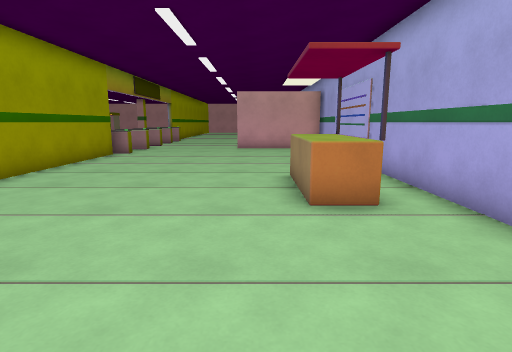
View 1 (above)

18 first-person views from a walk through a level from a Godot 3-D game. The camera is 1.4 m above the floor, tilts 10° down and sees 80° across. The floor is counted in squares, 1 m on a side. Each view is taken from the middle of a square. On the plan, view 1 faces up. The plan holds only what a view shows up to about 14 squares ahead; the rest is blank. Door leaves are left out where a doorway can be walked through.

View 2
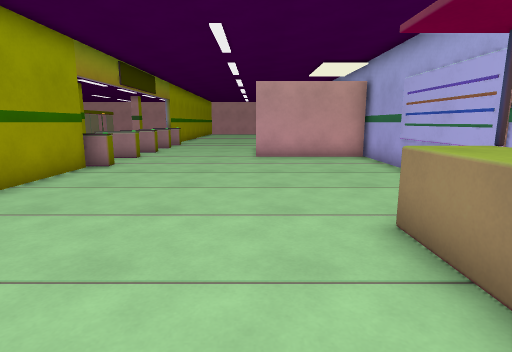

View 3
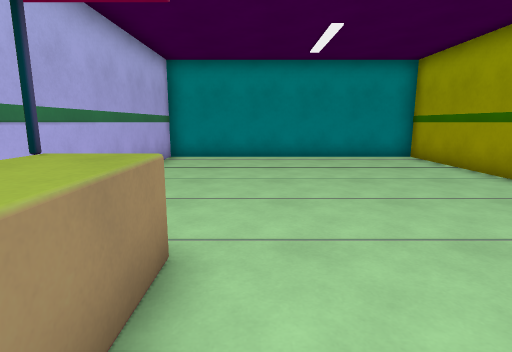

View 4
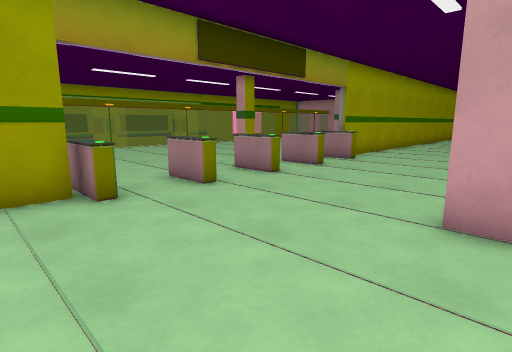

View 5
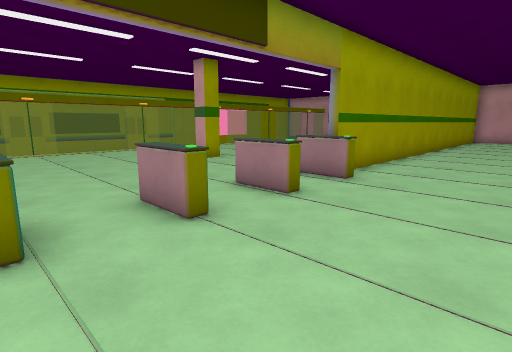

View 6
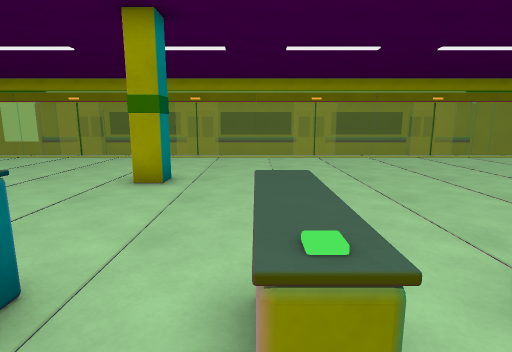

View 7
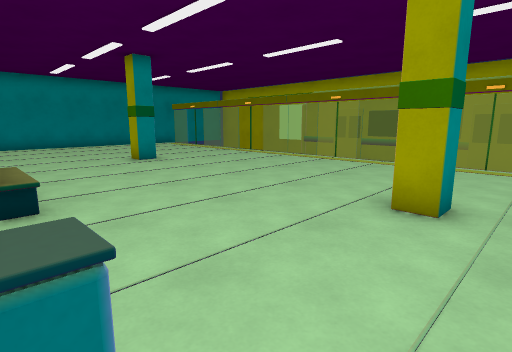

View 8
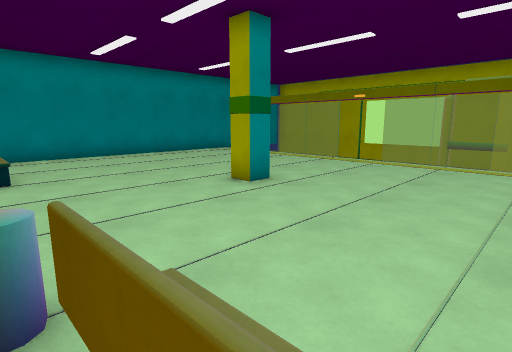

View 9
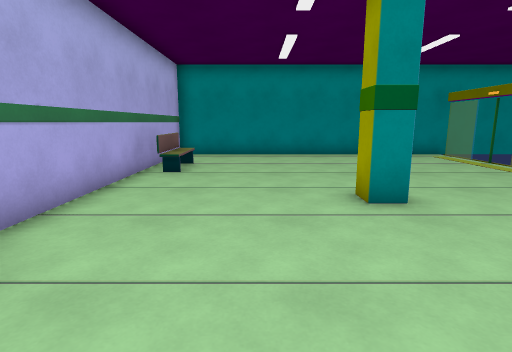

View 10
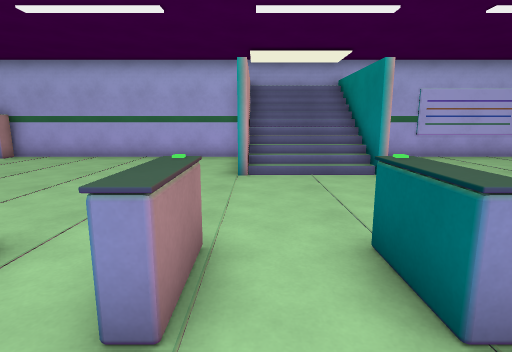

View 11
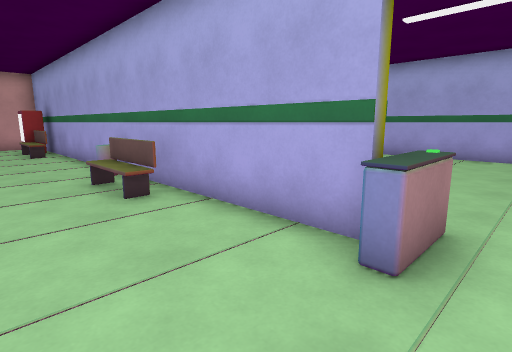

View 12
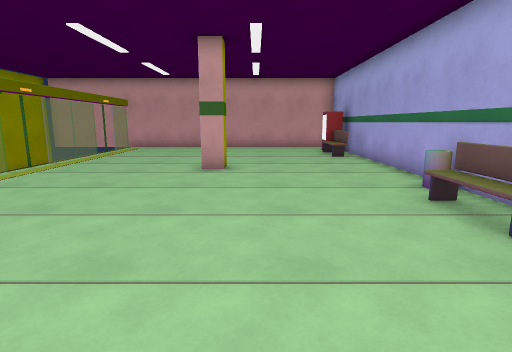

View 13
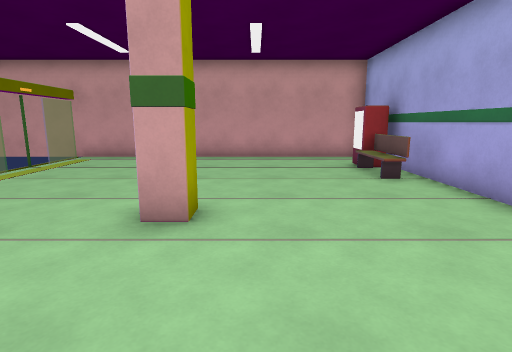

View 14
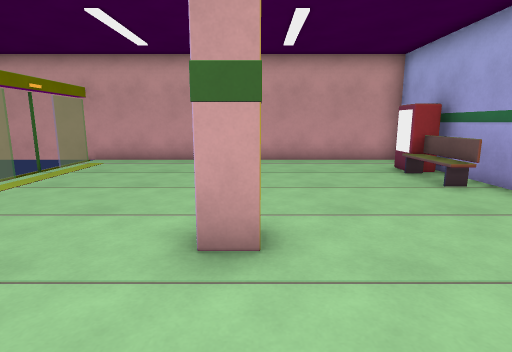

View 15
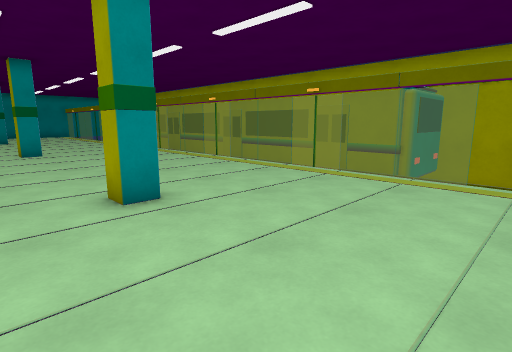

View 16
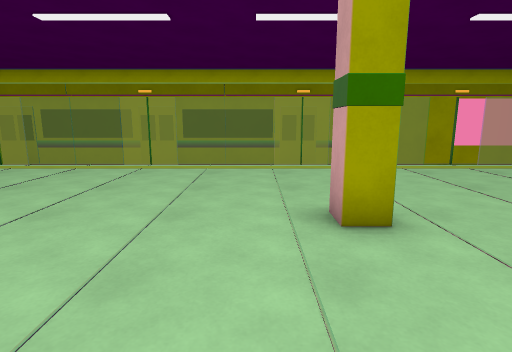

View 17
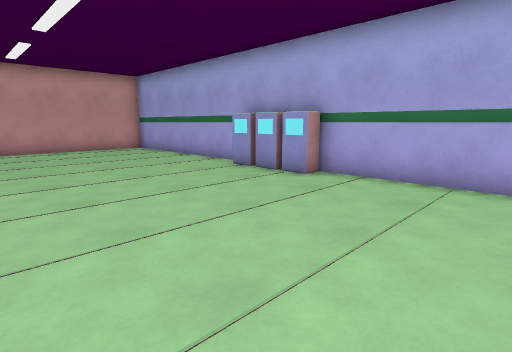

View 18
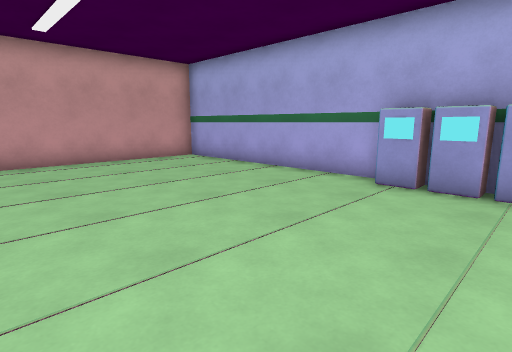

### Floor plan
Ten units are one square. View 1 is at (0, 0); x grows to the right and y downward. Boxes are objects, and circles mark ways between rooms. Rooms are numbered by the first view taken in them; rooms with no view inside come last. Other rooms are left out.
<svg viewBox="-190 -420 230 470">
<path fill="none" stroke="#000" d="M-74 -187 -57 -187 -57 -183 -74 -183M-57 -165 -57 -160 -72 -160M-57 -229 -73 -229M-57 -141 -57 -137 -72 -137M-63 -136 -63 -75M-10 -168 14 -168 14 -202 -2 -202M35 -206 35 -415 -30 -415M35 -165 -10 -165M-66 -316 -66 -382M-63 -318 -63 -235 -66 -235 -66 -292M-63 -5 -63 45M-66 -415 -180 -415M-66 45 -66 -51M-146 45 35 45 35 -169M-185 45 -169 45M-56 -206 -73 -206 -73 -210M-73 -229 -73 -234M-57 -234 -57 -229M-1 -195 -1 -202M-1 -168 -1 -175M10 -168 10 -202M18 -172 18 -198M29 -182 29 -188M25 -179 25 -191M21 -175 21 -195"/>
<rect x="-125" y="-45" width="10" height="20" fill="#bbb"><title>pillar</title></rect>
<rect x="-125" y="-145" width="10" height="20" fill="#bbb"><title>pillar</title></rect>
<rect x="-125" y="-245" width="10" height="20" fill="#bbb"><title>pillar</title></rect>
<rect x="-125" y="-345" width="10" height="20" fill="#bbb"><title>pillar</title></rect>
<rect x="-75" y="-75" width="10" height="10" fill="#bbb"><title>bin</title></rect>
<rect x="-75" y="-315" width="10" height="20" fill="#bbb"><title>bin</title></rect>
<rect x="-75" y="-395" width="10" height="10" fill="#bbb"><title>vending machine</title></rect>
<rect x="5" y="-85" width="20" height="40" fill="#bbb"><title>kiosk</title></rect>
<rect x="25" y="-315" width="10" height="20" fill="#bbb"><title>machine</title></rect>
<rect x="25" y="-325" width="10" height="10" fill="#bbb"><title>machine</title></rect>
<rect x="25" y="-335" width="10" height="10" fill="#bbb"><title>machine</title></rect>
<text x="-70" y="-190">1</text>
<text x="20" y="-190">2</text>
</svg>

Where each view was taken, in squares from view 1:
view 1: 0 up, 0 right, facing up
view 2: 4 up, 1 left, facing up
view 3: 8 up, 0 right, facing down
view 4: 12 up, 0 right, facing up-left
view 5: 16 up, 2 left, facing up-left
view 6: 16 up, 5 left, facing left
view 7: 15 up, 7 left, facing down-left
view 8: 9 up, 7 left, facing down-left
view 9: 9 up, 10 left, facing down
view 10: 20 up, 9 left, facing right
view 11: 22 up, 10 left, facing up-right
view 12: 24 up, 11 left, facing up
view 13: 29 up, 11 left, facing up
view 14: 30 up, 12 left, facing up
view 15: 29 up, 10 left, facing down-left
view 16: 22 up, 8 left, facing left
view 17: 25 up, 4 left, facing up-right
view 18: 30 up, 4 left, facing up-right
